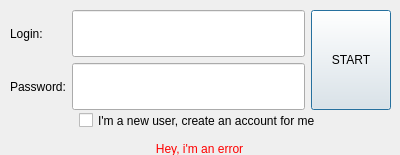
<?xml version="1.0" encoding="UTF-8"?>
<ui version="4.0">
 <class>LoginDialog</class>
 <widget class="QDialog" name="LoginDialog">
  <property name="windowModality">
   <enum>Qt::ApplicationModal</enum>
  </property>
  <property name="geometry">
   <rect>
    <x>0</x>
    <y>0</y>
    <width>400</width>
    <height>155</height>
   </rect>
  </property>
  <property name="sizePolicy">
   <sizepolicy hsizetype="Fixed" vsizetype="Fixed">
    <horstretch>0</horstretch>
    <verstretch>0</verstretch>
   </sizepolicy>
  </property>
  <property name="minimumSize">
   <size>
    <width>400</width>
    <height>155</height>
   </size>
  </property>
  <property name="maximumSize">
   <size>
    <width>400</width>
    <height>170</height>
   </size>
  </property>
  <property name="windowTitle">
   <string>Login</string>
  </property>
  <property name="windowIcon">
   <iconset>
    <normaloff>../img/emotiv_icon.png</normaloff>../img/emotiv_icon.png</iconset>
  </property>
  <property name="modal">
   <bool>true</bool>
  </property>
  <widget class="QCheckBox" name="new_user_checkbox">
   <property name="geometry">
    <rect>
     <x>79</x>
     <y>109</y>
     <width>311</width>
     <height>23</height>
    </rect>
   </property>
   <property name="text">
    <string>I'm a new user, create an account for me</string>
   </property>
  </widget>
  <widget class="QLabel" name="error">
   <property name="geometry">
    <rect>
     <x>9</x>
     <y>139</y>
     <width>381</width>
     <height>19</height>
    </rect>
   </property>
   <property name="styleSheet">
    <string notr="true">color: red</string>
   </property>
   <property name="text">
    <string>Hey, i'm an error</string>
   </property>
   <property name="alignment">
    <set>Qt::AlignCenter</set>
   </property>
  </widget>
  <widget class="QWidget" name="layoutWidget">
   <property name="geometry">
    <rect>
     <x>10</x>
     <y>10</y>
     <width>381</width>
     <height>100</height>
    </rect>
   </property>
   <layout class="QHBoxLayout" name="horizontalLayout_2">
    <item>
     <layout class="QVBoxLayout" name="verticalLayout_3">
      <item>
       <layout class="QHBoxLayout" name="horizontalLayout">
        <item>
         <layout class="QVBoxLayout" name="verticalLayout">
          <item>
           <widget class="QLabel" name="login_label">
            <property name="text">
             <string>Login:</string>
            </property>
           </widget>
          </item>
          <item>
           <widget class="QLabel" name="password_label">
            <property name="text">
             <string>Password:</string>
            </property>
           </widget>
          </item>
         </layout>
        </item>
        <item>
         <layout class="QVBoxLayout" name="verticalLayout_2">
          <item>
           <widget class="QLineEdit" name="login_input">
            <property name="sizePolicy">
             <sizepolicy hsizetype="Minimum" vsizetype="Minimum">
              <horstretch>0</horstretch>
              <verstretch>0</verstretch>
             </sizepolicy>
            </property>
            <property name="font">
             <font>
              <pointsize>14</pointsize>
              <weight>75</weight>
              <bold>true</bold>
             </font>
            </property>
            <property name="inputMask">
             <string/>
            </property>
            <property name="text">
             <string/>
            </property>
            <property name="echoMode">
             <enum>QLineEdit::Normal</enum>
            </property>
           </widget>
          </item>
          <item>
           <widget class="QLineEdit" name="password_input">
            <property name="sizePolicy">
             <sizepolicy hsizetype="Expanding" vsizetype="Minimum">
              <horstretch>0</horstretch>
              <verstretch>0</verstretch>
             </sizepolicy>
            </property>
            <property name="font">
             <font>
              <pointsize>14</pointsize>
              <weight>75</weight>
              <bold>true</bold>
             </font>
            </property>
            <property name="inputMask">
             <string/>
            </property>
            <property name="text">
             <string/>
            </property>
            <property name="echoMode">
             <enum>QLineEdit::Password</enum>
            </property>
           </widget>
          </item>
         </layout>
        </item>
       </layout>
      </item>
     </layout>
    </item>
    <item>
     <widget class="QPushButton" name="start_button">
      <property name="sizePolicy">
       <sizepolicy hsizetype="Minimum" vsizetype="Expanding">
        <horstretch>0</horstretch>
        <verstretch>0</verstretch>
       </sizepolicy>
      </property>
      <property name="styleSheet">
       <string notr="true"/>
      </property>
      <property name="text">
       <string>START</string>
      </property>
     </widget>
    </item>
   </layout>
  </widget>
 </widget>
 <resources/>
 <connections/>
</ui>
